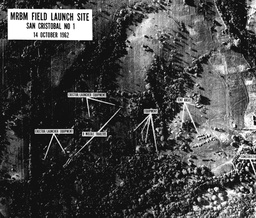
#> input picture ASN1/Solution/u2cuba.jpg, 256 x 218 px, shrunk from 1250 x 1063 before the run; the run also reads 2 pictures not shown here
$ jupyter execute '1st .ipynb'   (shell and % lines are left out)
#> lines starting #> are read from the running program, lines starting #| are printed output that depends on the picture
# 1. Cross Correlation

### 1 a)

[cell 1]
import cv2
import numpy as np

[cell 2]
def NCC(image, kernel):
    (iH, iW) = image.shape[:2]
    (kH, kW) = kernel.shape[:2]
    Matrix = [[0 for x in range(iH-kH+1)] for y in range(iW-kW+1)]
    for j in range(0,iH-kH+1):
        for i in range(0,iW-kW+1):
            image_section = image[j:j+kH,i:i+kW].copy()
            image_section = normalize(image_section)
            Matrix[i][j] = sum(sum(np.multiply(image_section,kernel)))
    return Matrix

[cell 3]
def normalize(sec):
    return ((sec-np.mean(sec))/(np.std(sec)+0.00001))

[cell 4]
img = cv2.imread('u2cuba.jpg',0)
#> img is the input picture: shape (218, 256); min 0, max 255, mean 71.4
temp = cv2.imread('trailer.png',0)

[cell 5]
M = NCC(img,temp)
#> after the loop in NCC, `for j in range(0,iH-kH+1):`: Matrix = 249 items
#> M = 249 items

[cell 6]
M = normalize (M)
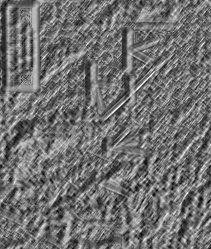
#> M: shape (249, 211) float64; min -2.98, max 3.76, mean 4.87e-18; drawn with min black and max white

[cell 7]
x = ( (M - M.min()) / (M.max() - M.min()) ) * (255 - 0) + 0

[cell 8]
cv2.imwrite("1a.png",x)
#> Out = True

### 1 b)

The template has a kinda figure of three parellel diagonal stripes and the image (1a.png) i.e my putput has a region with one long diagonal stripe. There is no region with 3 parellel diagonal stripes, so this is the best match that we could find, hence the peak. Only one of them matches because of the orientation of the stripe.

### 1 c)

[cell 9]
temp2 = cv2.imread('trailerSlightlyBigger.png',0)
N = NCC(img,temp2)
#> N = 249 items
N = normalize (N)
y = ( (N - N.min()) / (N.max() - N.min()) ) * (255 - 0) + 0

[cell 10]
cv2.imwrite("1c.png",y)
#> Out = True
